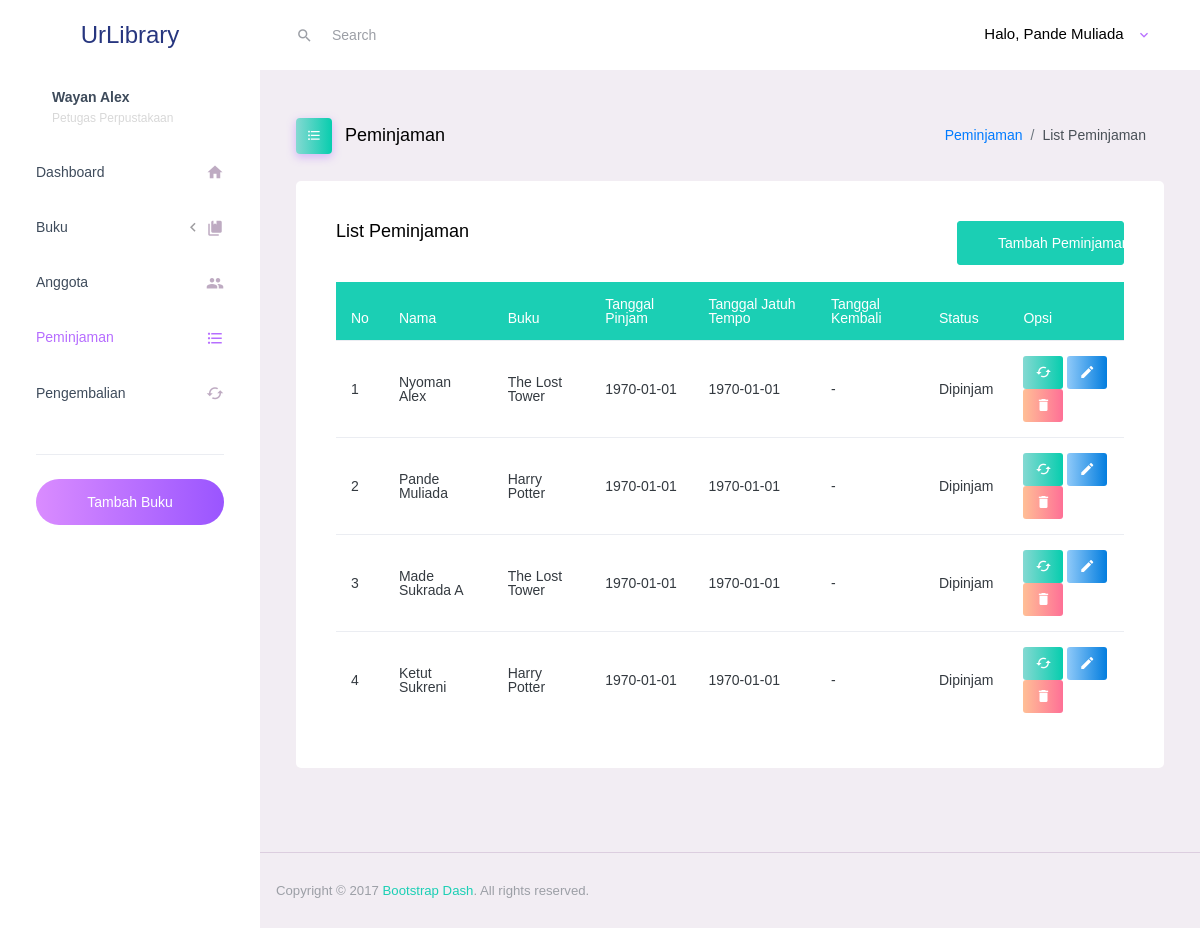
The app's page /modul_pinjam/list_pinjam.php (signed in) with its own data.
### tables this page shows
CREATE TABLE `tb_pinjam` (
  `id_pinjam` int(11) NOT NULL,
  `id_anggota` int(11) NOT NULL,
  `id_buku` int(11) NOT NULL,
  `tgl_pinjam` date NOT NULL,
  `tgl_jatuh_tempo` date NOT NULL
);

CREATE TABLE `tb_anggota` (
  `id_anggota` int(11) NOT NULL,
  `nama_anggota` varchar(250) NOT NULL,
  `alamat_anggota` varchar(250) NOT NULL,
  `telepon_anggota` varchar(13) NOT NULL
);

CREATE TABLE `tb_buku` (
  `id_buku` int(11) NOT NULL,
  `judul_buku` varchar(255) NOT NULL,
  `id_kategori` int(11) NOT NULL,
  `pengarang_buku` varchar(255) NOT NULL,
  `penerbit_buku` varchar(255) NOT NULL,
  `jumlah_buku` int(20) UNSIGNED NOT NULL
);

### modul_pinjam/proses_list.php (called while the page is built)
<?php
  include '../config.php';
  $sql = "SELECT tb_pinjam.*, tb_buku.*, tb_anggota.*,
          (SELECT tgl_kembali FROM tb_kembali JOIN tb_pinjam ON tb_kembali.id_pinjam = tb_pinjam.id_pinjam WHERE tb_kembali.id_pinjam = tb_pinjam.id_pinjam ) as tgl_kembali
          FROM tb_pinjam
          JOIN tb_anggota ON tb_pinjam.id_anggota = tb_anggota.id_anggota
          JOIN tb_buku ON tb_pinjam.id_buku = tb_buku.id_buku
          ";
  $query = mysqli_query($conn, $sql);
  $data_pinjam = array();
  while ($row = mysqli_fetch_assoc($query)) {
    $data_pinjam[] = $row;
  }
?>

### modul_pinjam/list_pinjam.php (the view, shortened to what this page needs)
<?php include 'proses_list.php' ?>
<!DOCTYPE html>
<html lang="en">
<head>
  <link rel="stylesheet" href="../src/vendors/iconfonts/mdi/css/materialdesignicons.min.css">
  <link rel="stylesheet" href="../src/vendors/css/vendor.bundle.base.css">
  <link rel="stylesheet" href="../src/css/style.css">
</head>
<body>
  <div class="container-scroller">
    <?php include '../partials/_navbar.php' ?>
    <div class="container-fluid page-body-wrapper">
      <?php include '../partials/_sidebar.php' ?>
      <div class="main-panel">
        <div class="content-wrapper">
          <div class="page-header">
            <h3 class="page-title">
              <span class="page-title-icon bg-gradient-success text-white mr-2 btn-icon">
                <i class="mdi mdi-format-list-bulleted"></i>
              </span>
              Peminjaman
            </h3>
            <nav aria-label="breadcrumb">
              <ol class="breadcrumb">
                <li class="breadcrumb-item"><a href="#">Peminjaman</a></li>
                <li class="breadcrumb-item active" aria-current="page">List Peminjaman</li>
              </ol>
            </nav>
          </div>
          <div class="row">
            <div class="col-12 grid-margin">
              <div class="card">
                <div class="card-body">
                <div class="row">
                    <div class="col-md-9">
                      <h4 class="card-title">List Peminjaman</h4>
                    </div>
                    <div class="col-md-3">
                      <a href="form_tambah.php" class="btn btn-success btn-block">Tambah Peminjaman</a>
                    </div>
                  </div>
                  <div class="row mt-3">
                    <div class="col-12">
                    </div>
                  </div>
                  <div class="table-responsive">
                    <table class="table table-hover">
                      <thead>
                        <tr class="bg-success text-white">
                          <th>
                            No
                          </th>
                          <th>
                            Nama
                          </th>
                          <th>
                            Buku
                          </th>
                          <th>
                            Tanggal Pinjam
                          </th>
                          <th>
                            Tanggal Jatuh Tempo
                          </th>
                          <th>
                          Tanggal Kembali</th>
                          <th>
                            Status
                          </th>
                          <th>
                            Opsi
                          </th>
                        </tr>
                      </thead>
                      <tbody>
                        <?php $no = 1; ?>
                        <?php foreach ($data_pinjam as $pinjam) : ?>
                          <tr>
                            <td>
                              <?= $no++ ?>
                            </td>
                            <td>
                              <?= $pinjam['nama_anggota'] ?>
                            </td>
                            <td>
                              <?= $pinjam['judul_buku'] ?>
                            </td>
                            <td>
                              <?= $pinjam['tgl_pinjam'] ?>
                            </td>
                            <td>
                              <?= $pinjam['tgl_jatuh_tempo'] ?>
                            </td>
                            <td>
                              <?php if (empty($pinjam['tgl_kembali'])) {
                                echo '-';
                              } else {
                                echo date('Y-m-d', strtotime($pinjam['tgl_kembali']));
                              }
                              ?>
                            </td>
                            <td>
                              <?php
                                $status = '';
                                if (empty($pinjam['tgl_kembali'])) {
                                  $status = 'Dipinjam';
                                  echo $status;
                                } else {
                                  $status = 'Kembali';
                                  echo $status;
                                }
                              ?>
                            </td>
                            <td>
                              <?php if (empty($pinjam['tgl_kembali'])) : ?>
                                <a href="../modul_kembali/form_kembali.php?id_pinjam=<?= $pinjam['id_pinjam'] ?>" class="disable btn btn-gradient-success btn-xs"><i class="mdi mdi-cached"></i></a>
                                <a href="form_edit.php?id_pinjam=<?= $pinjam['id_pinjam'] ?>" class="btn btn-gradient-info btn-xs"><i class="mdi mdi-pencil"></i></a>
                              <?php endif; ?>
                                <a href="hapus_pinjam.php?id_pinjam=<?= $pinjam['id_pinjam'] ?>&&status=<?= $status ?>" onclick="return confirm('Are you sure ?')" class="btn btn-gradient-danger btn-xs"><i class="mdi mdi-delete"></i></a>
                            </td>
                          </tr>
                        <?php endforeach; ?>
                      </tbody>
                    </table>
                  </div>
                </div>
              </div>
            </div>
          </div>
        </div>
        <?php include '../partials/_footer.php' ?>
      </div>
    </div>
  </div>
</body>
</html>

### records on screen
tb_pinjam: id_anggota.nama_anggota "Nyoman Alex", id_buku.judul_buku "The Lost Tower", tgl_pinjam "1970-01-01", tgl_jatuh_tempo "1970-01-01", status "Dipinjam"
tb_pinjam: id_anggota.nama_anggota "Pande Muliada", id_buku.judul_buku "Harry Potter", tgl_pinjam "1970-01-01", tgl_jatuh_tempo "1970-01-01", status "Dipinjam"
tb_pinjam: id_anggota.nama_anggota "Made Sukrada A", id_buku.judul_buku "The Lost Tower", tgl_pinjam "1970-01-01", tgl_jatuh_tempo "1970-01-01", status "Dipinjam"
tb_pinjam: id_anggota.nama_anggota "Ketut Sukreni", id_buku.judul_buku "Harry Potter", tgl_pinjam "1970-01-01", tgl_jatuh_tempo "1970-01-01", status "Dipinjam"

### other values on screen
$_SESSION['admin']['nama_petugas'] "Pande Muliada"
